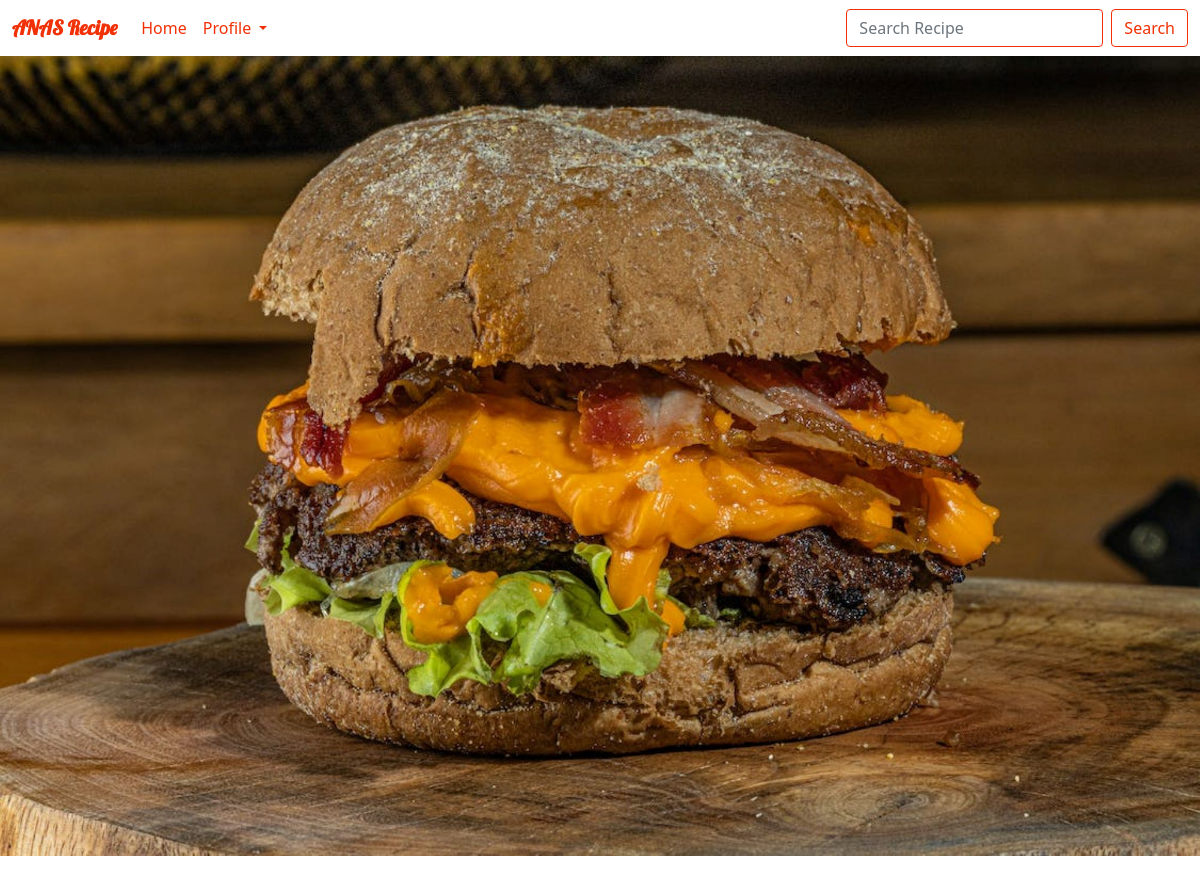
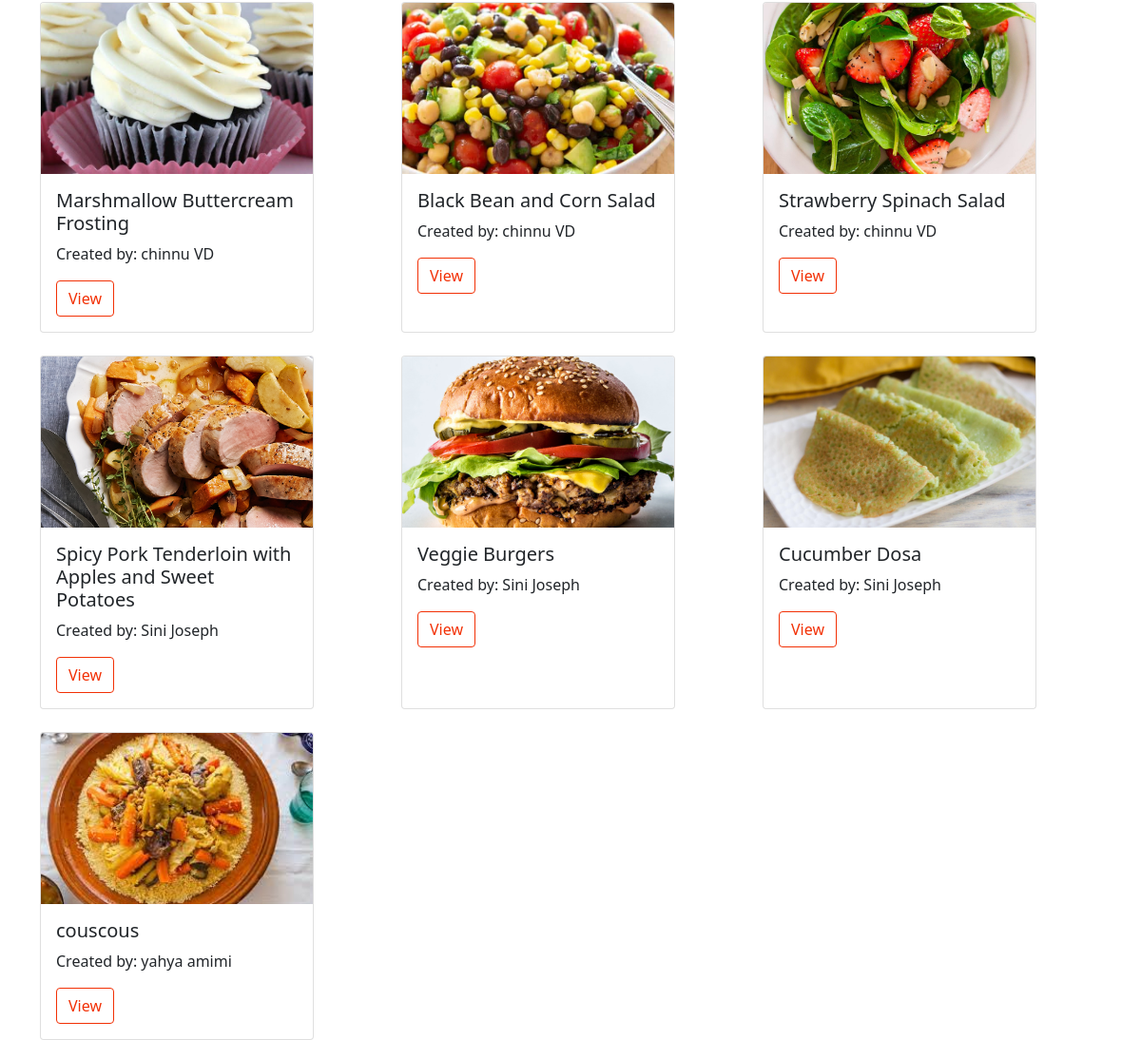
Screenshot of /users/home (signed in) with the database file from the repository (2 pictures, top to bottom).
### recipes/models.py (models this page shows, shortened)
class recipe(models.Model):
    recipe_name = models.CharField(max_length=120)
    ingredient = models.CharField(max_length=600)
    category = models.CharField(max_length=120)
    recipe_pic = models.ImageField(upload_to="images")
    How_to_make = models.CharField(max_length=600)
    created_by = models.ForeignKey(to=User,on_delete=models.CASCADE)

### users/views.py (the view)
# urls.py: path('home',views.UserHome.as_view(),name="userhome"),
class UserHome(TemplateView):
    model = Profile
    template_name = 'home/home.html'
    context = {}
    def get_object(self,user):
        return Profile.objects.get(user=user)
    def get(self,request,*args,**kwargs):
        user = request.user.id
        if user:
            data = recipe.objects.filter(~Q(created_by=user))
            self.context['data'] = data
            try:
                profile = self.get_object(user)
                self.context['profile'] = 'pro_exist'
                return render(request,self.template_name,self.context)
            except Exception:
                return render(request,self.template_name, self.context)
        return redirect('home')

### home/templates/home/home.html (shortened to what this page needs)
<!DOCTYPE html>
<html lang="en">
<head>
    <link href="https://cdn.jsdelivr.net/npm/bootstrap@5.0.0-beta3/dist/css/bootstrap.min.css" rel="stylesheet">
    {% load static %}
    <link rel="stylesheet" href="{% static 'home/css/home.css' %}">
</head>
<body>
{% include 'home/nav.html' %}
<div class="figure">
    <img src="{% static 'home/images/aaa.jpg' %}">
</div>
{% include 'home/card.html' %}
</body>
</html>

### home/templates/home/card.html
<div class="container">
  <div class="row row-cols-1 row-cols-md-3 g-4">
  {% for obj in data %}
    {% if obj.created_by == request.user %}
      <div class="col-3">
        <div class="card h-100" style="width: 18rem;">
          <img src="/{{obj.recipe_pic}}" class="card-img-top" alt="...">
          <div class="card-body">
            <h5 class="card-title">{{obj.recipe_name}}</h5>
            <p class="card-text">Created by: {{obj.created_by.first_name}} {{obj.created_by.last_name}}</p>
            <a href="{% url 'viewrecipe' obj.pk %}" class="btn btn-outline-success" id="bt1">View</a>
            <a href="{% url 'editrecipe' obj.pk %}" class="btn btn-outline-success" id="bt2">Edit</a>
            <a href="{% url 'deleterecipe' obj.pk %}" class="btn btn-outline-success" id="bt3">Delete</a>
          </div>
        </div>
      </div>
    {% else %}
      <div class="col-3">
        <div class="card h-100" style="width: 18rem;">
          <img src="/{{obj.recipe_pic}}" class="card-img-top" alt="...">
          <div class="card-body">
            <h5 class="card-title">{{obj.recipe_name}}</h5>
            <p class="card-text">Created by: {{obj.created_by.first_name}} {{obj.created_by.last_name}}</p>
            <a href="{% url 'viewrecipe' obj.id %}" class="btn btn-outline-success" id="bt">View</a>
          </div>
        </div>
      </div>
    {% endif %}
  {% endfor %}
  </div>
</div>

### home/static/home/css/home.css (style rules this page uses)
.container { position: relative; padding-top:2% }
.btn-outline-success, .btn-outline-success:focus, .btn-outline-success:active, .btn-outline-success:hover { color: #F23005!important ; border-color: #F23005 !important; }
.card-img-top { width: 100%; height: 15vw; object-fit: cover; }
.figure { position: relative; display: inline-block; max-width: 100%; }
.figure img { display:block; max-width: 100%; }

### rows the page displays
recipe: recipe_pic (picture), recipe_name "Marshmallow Buttercream Frosting", created_by.first_name "chinnu", created_by.last_name "VD"
recipe: recipe_pic (picture), recipe_name "Black Bean and Corn Salad", created_by.first_name "chinnu", created_by.last_name "VD"
recipe: recipe_pic (picture), recipe_name "Strawberry Spinach Salad", created_by.first_name "chinnu", created_by.last_name "VD"
recipe: recipe_pic (picture), recipe_name "Spicy Pork Tenderloin with Apples and Sweet Potatoes", created_by.first_name "Sini", created_by.last_name "Joseph"
recipe: recipe_pic (picture), recipe_name "Veggie Burgers", created_by.first_name "Sini", created_by.last_name "Joseph"
recipe: recipe_pic (picture), recipe_name "Cucumber Dosa", created_by.first_name "Sini", created_by.last_name "Joseph"
recipe: recipe_pic (picture), recipe_name "couscous", created_by.first_name "yahya", created_by.last_name "amimi"
